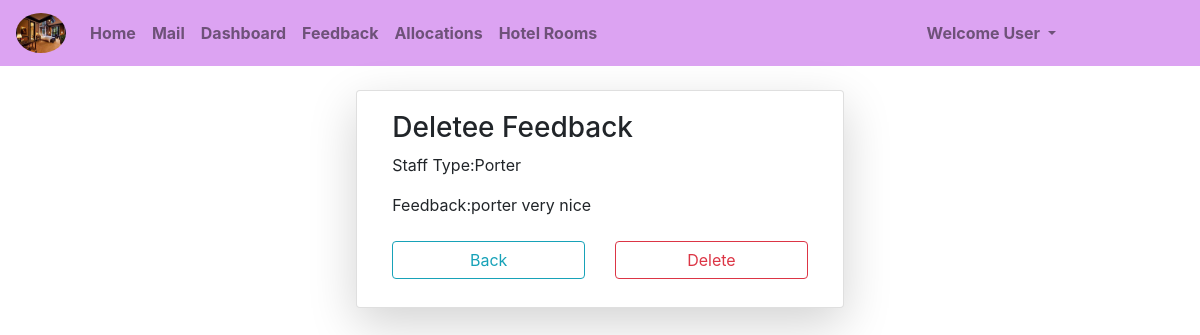
The page /fbdel/9/ (signed in) on the database its author committed.
### hmsapp/models.py (models this page shows)
class User(AbstractUser):
    gn=[
        ('0','---Select Gender---'),
        ('1','Female'),
        ('2','Male')
    ]
    ro1=[
        ('Guest','Guest'),
        ('User','User'),
        ('Staff','Staff'),
    ]
    ro2=[
        ('0','---Select Staff Type---'),
        ('Receptionist','Receptionist'),
        ('House Keeping','House Keeping'),
        ('Porter','Porter'),
        ('Restaurant Staff','Restaurant Staff'),
    ]
    cid=models.CharField(max_length=10,default="")
    gndr=models.CharField(choices=gn,default='0',max_length=10)
    role1=models.CharField(choices=ro1,default='Guest',max_length=10)
    role2=models.CharField(choices=ro2,default='0',max_length=20)
    mbl=models.CharField(max_length=10,default="")
    adrs=models.CharField(max_length=200,default="")
    pfimag=models.ImageField(upload_to='Profiles/',default='prof.png')
    dob=models.DateField(null=True,blank=True)
    pfupd=models.BooleanField(default=False)

class Feedback(models.Model):
    t=[
        ('0','---Select Staff Type---'),
        ('Receptionist','Receptionist'),
        ('House Keeping','House Keeping'),
        ('Porter','Porter'),
        ('Restaurant Staff','Restaurant Staff'),
    ]
    fdtp=models.CharField(choices=t,default='0',max_length=20)
    fd=models.CharField(max_length=200)
    feed=models.ForeignKey(User,on_delete=models.CASCADE)

### hmsapp/views.py (the view)
# urls.py: path('fbdel/<int:z>/',delfb,name="dfb"),
def delfb(request,z):
    b=Feedback.objects.get(id=z)
    if request.method=="POST":
        b.delete()
        return redirect('/prevfb')
    return render(request,'html/delfb.html',{'d':b})

### templates/html/delfb.html (shortened to what this page needs)
{% extends 'html/base.html' %}
{% block content %}
<div class="container-fluid mt-4">
    <div class="card col-md-5 mx-auto shadow-lg">
        <div class="card-body">
            <h3>Deletee Feedback</h3>
            <form method="POST">
                <p>Staff Type:{{d.fdtp}}</p>
                <p>Feedback:{{d.fd}}</p>
                <div class="row">
                    <div class="col">
                        <a href="{% url 'pfb' %}" class="form-control my-2 btn btn-outline-info">Back</a>
                    </div>
                    <div class="col">
                        <input type="submit" value="Delete" class="form-control my-2 btn btn-outline-danger">
                    </div>
                </div>
            </form>
        </div>
    </div>
</div>
{% endblock %}

### templates/html/navbar.html (shortened to what this page needs)
{% load static %}
<nav class="navbar navbar-expand-md navbar-light">
    <a class="navbar-brand" href="{% url 'hm' %}">
      <img src="{% static 'images/icons/hotel.jpeg' %}" class="rounded-circle" width="50px" height="40px"></a>
    <div class="collapse navbar-collapse" id="collapsibleNavbar">
      <ul class="navbar-nav">
        {% if not user.is_authenticated %}
        <li class="nav-item">
          <a class="nav-link {% if request.path == '/' %}active{% endif %}" href="{% url 'hm' %}"><b>Home</b></a>
        </li>
        <li class="nav-item">
          <a class="nav-link {% if request.path == '/about/' %}active{% endif %}" href="{% url 'abt' %}"><b>About</b></a>
        </li>
        <li class="nav-item">
          <a class="nav-link {% if request.path == '/contact/' %}active{% endif %}" href="{% url 'cnt' %}"><b>Contact</b></a>
        </li>
        <li class="nav-item">
          <a class="nav-link {% if request.path == '/mail/' %}active{% endif %}" href="{% url 'ml' %}"><b>Mail</b></a>
        </li>
        <li class="nav-item">
            <a class="nav-link {% if request.path == '/register/' %}active{% endif %}" href="{% url 'reg' %}"><b>Register</b></a>
        </li>
        {% else %}
        <li class="nav-item">
            <a class="nav-link {% if request.path == '/' %}active{% endif %}" href="{% url 'hm' %}"><b>Home</b></a>
        </li>
        {% if request.user.role1 == 'Guest' or request.user.role1 == 'User' or request.user.role1 == 'Guest' %}
        {% if not request.user.is_superuser and request.user.role1 == 'Guest' %}
        <li class="nav-item">
          <a class="nav-link {% if request.path == '/mail/' %}active{% endif %}" href="{% url 'ml' %}"><b>Mail</b></a>
        </li>
        <li class="nav-item">
          <a class="nav-link {% if request.path == '/prices/' %}active{% endif %}" href="{% url 'pr' %}"><b>Prices</b></a>
        </li>
        {% elif request.user.role1 == 'User' %}
        <li class="nav-item">
          <a class="nav-link {% if request.path == '/mail/' %}active{% endif %}" href="{% url 'ml' %}"><b>Mail</b></a>
        </li>
        <li class="nav-item">
          <a class="nav-link {% if request.path == '/dashboard/' %}active{% endif %}" href="{% url 'dshbd' %}"><b>Dashboard</b></a>
        </li>
        <li class="nav-item">
          <a class="nav-link {% if request.path == '/feedback/' %}active{% endif %}" href="{% url 'fd' %}"><b>Feedback</b></a>
        </li>
        <li class="nav-item">
          <a class="nav-link {% if request.path == '/roomnum/' %}active{% endif %}" href="{% url 'rn' %}"><b>Allocations</b></a>
        </li>
        <li class="nav-item">
          <a class="nav-link {% if request.path == '/rooms/' %}active{% endif %}" href="{% url 'rmd' %}"><b>Hotel Rooms</b></a>
        </li>
        {% endif %}
        {% endif %}
      {% endif %}
      </ul>
      <ul class="navbar-nav ml-auto" style="margin-right:120px">
        {% if not user.is_authenticated %}
        <li class="nav-item">
          <a class="nav-link {% if request.path == '/login/' %}active{% endif %}" href="{% url 'log' %}"><b>Login</b></a>
        </li>
        {% else %}
        <div class="dropdown">
          <a class="nav-link dropdown-toggle" data-toggle="dropdown">
            <b>
              Welcome {% if user.is_superuser %}
                      Admin
                    {% else %}
                      {{request.user.role1}}
                    {% endif %}
            </b>
          </a>
        </div>
        {% endif %}
      </ul>
    </div>
</nav>

### templates/html/base.html (style rules this page uses)
body { background-image: url("https://i.pinimg.com/originals/fe/3e/4f/fe3e4fa7f5130f8c4ee903b6925e9a80.jpg"); background-repeat:no-repeat; background-size: 1550px 750px; background-attachment: fixed; }
.navbar { background-color:rgb(220, 163, 242); }

### rows shown on the page
User: user.role1 "User"
Feedback: fdtp "Porter", fd "porter very nice"
